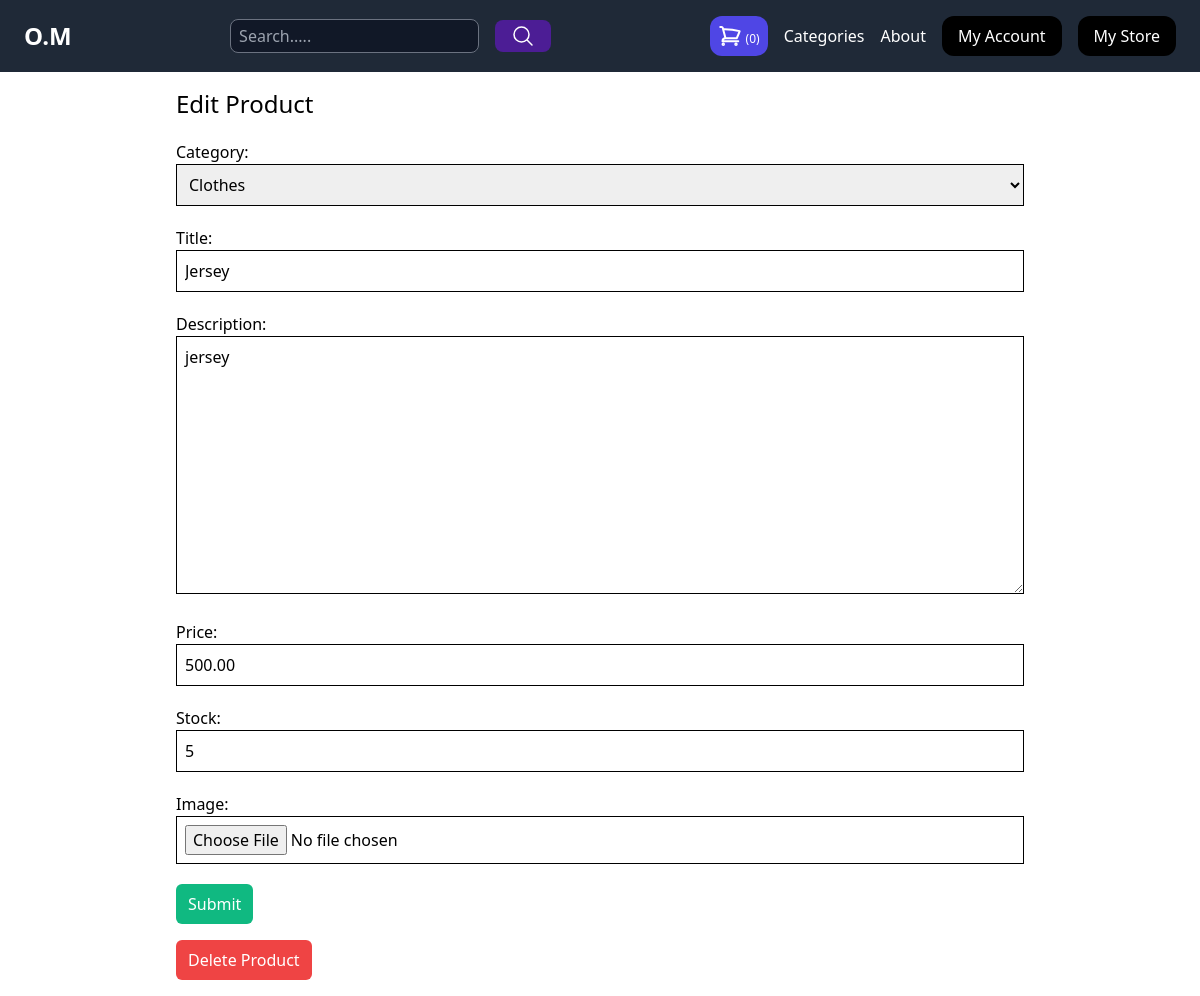
The page /my-store/edit-product/9/ (signed in) on the database its author committed.
### store/models.py (models this page shows, shortened)
class Product(models.Model):
    category = models.ForeignKey(Category, related_name='products', on_delete=models.CASCADE)
    user = models.ForeignKey(User, related_name='products', on_delete=models.CASCADE)
    title = models.CharField(max_length=50)
    slug = models.SlugField(max_length=50)
    description = models.TextField(blank=True)
    price = models.DecimalField(max_digits=10, decimal_places=2)
    image = models.ImageField(upload_to='uploads/product_images/', blank=True, null=True)
    thumbnail = models.ImageField(upload_to='uploads/product_images/thumbnail/', blank=True, null=True)
    created_at = models.DateTimeField(auto_now_add=True)
    updated_at = models.DateTimeField(auto_now=True)
    stock = models.PositiveIntegerField(default=0)
    class Meta:
        ordering = ('-created_at',)

class Category(models.Model):
    title = models.CharField(max_length=50)
    slug = models.SlugField(max_length=50)
    class Meta:
        verbose_name_plural='Categories'
    def __str__(self):
        return self.title

### userprofile/views.py (the view)
# urls.py: path('my-store/edit-product/<int:pk>/', views.edit_product, name='edit_product'),
@login_required
def edit_product(request, pk):
    product = Product.objects.filter(user=request.user).get(pk=pk)
    if request.method == 'POST':
        form = ProductForm(request.POST, request.FILES, instance=product)
        if form.is_valid():
            form.save()
            messages.success(request, 'The changes were saved!')
            return redirect('my_store')
    else:
        form = ProductForm(instance=product)
    return render(request, 'userprofile/product_form.html',{
        'title': 'Edit Product',
        'product': product,
        'form': form,
    })

### store/forms.py
class ProductForm(forms.ModelForm):
    class Meta:
        model = Product
        fields = ['category', 'title', 'description', 'price','stock', 'image',]
        widgets = {
            'category': forms.Select(attrs={
                'class': 'w-full p-2 border border-black'
            }),
            'title': forms.TextInput(attrs={
                'class': 'w-full p-2 border border-black'
            }),
            'description': forms.Textarea(attrs={
                'class': 'w-full p-2 border border-black'
            }),
            'price': forms.TextInput(attrs={
                'class': 'w-full p-2 border border-black'
            }),
            'stock': forms.TextInput(attrs={
                'class': 'w-full p-2 border border-black', 'min':0
            }),
            'image': forms.FileInput(attrs={
                'class': 'w-full p-2 border border-black'
            }),
        }

### store/cart.py (called while the page is built)
    def __len__(self):
        return sum(item['quantity'] for item in self.cart.values())

### store/context_processors.py (called while the page is built)
def cart(request):
    return {'cart': Cart(request)}

### userprofile/templates/userprofile/product_form.html (shortened to what this page needs)
{% extends 'main/base.html' %}
{% block content %}
    <h1 class="text-2xl">{{ title }}</h1>
    <form action="." method="post" enctype="multipart/form-data" class="space-y-5">
        {{ form.as_p }}
        <button class="mt-4 py-2 px-3 bg-green-500 text-white hover:bg-green-800 rounded-md">Submit</button>
    </form>
    {% if product %}
        <a href="{% url 'delete_product' product.id %}" class="mt-4 inline-block py-2 px-3 bg-red-500 text-white rounded-md">Delete Product</a>
    {% endif %}
{% endblock %}

### rows shown on the page
Product: category "Clothes", description "jersey", price "500.00", stock "5"
Category: title "Jersey"

### other values the page prints
{{ cart|length }} "0"
{{ title }} "Edit Product"
